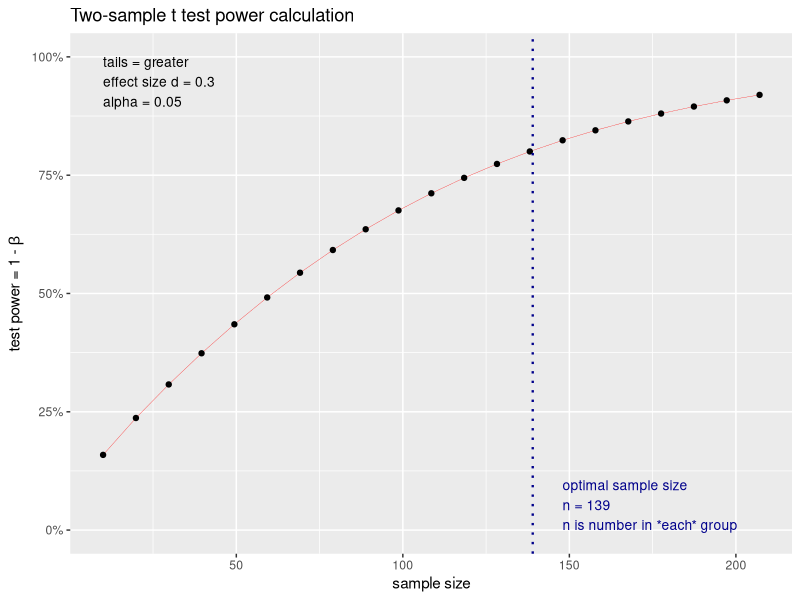
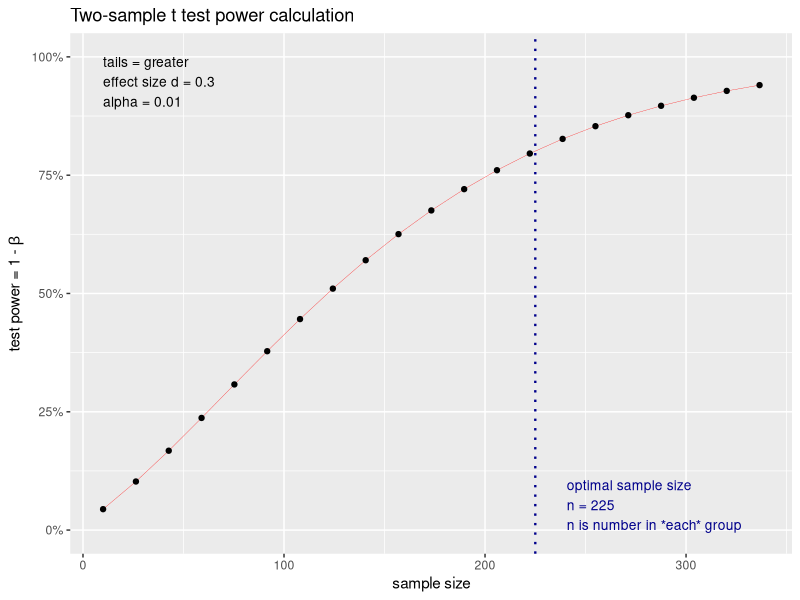
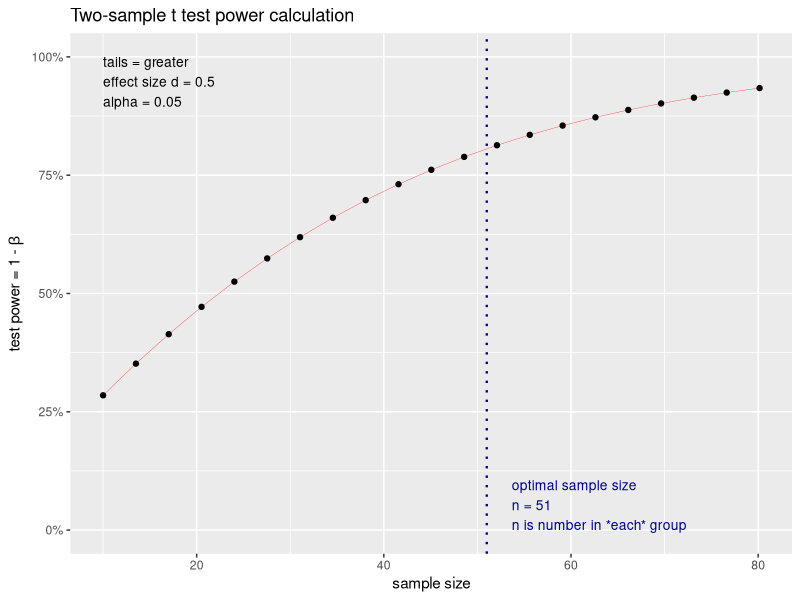
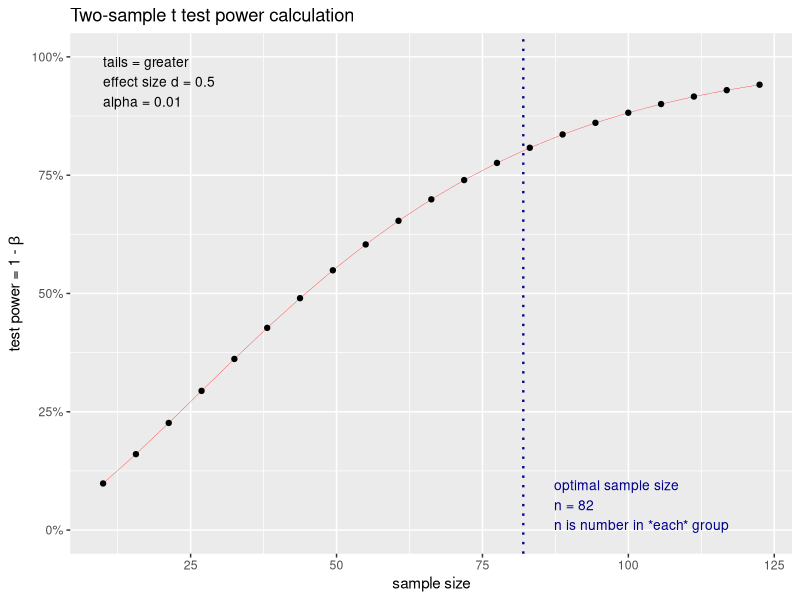

The R source for these figures, in order:
## ---- chunk 1
library(pwr)
## ---- chunk 2
power1 <- pwr.t.test(n=NULL, power = 0.8, d = 0.3, sig.level = 0.05,
                     type = "two.sample", alternative = "greater")
plot(power1)
## ---- chunk 3
power2 <- pwr.t.test(n=NULL, power = 0.8, d = 0.3, sig.level = 0.01,
                     type = "two.sample", alternative = "greater")
plot(power2)
## ---- chunk 4
power3 <- pwr.t.test(n=NULL, power = 0.8, d = 0.5, sig.level = 0.05,
                     type = "two.sample", alternative = "greater")
plot(power3)

power4 <- pwr.t.test(n=NULL, power = 0.8, d = 0.5, sig.level = 0.01,
                     type = "two.sample", alternative = "greater")
plot(power4)
